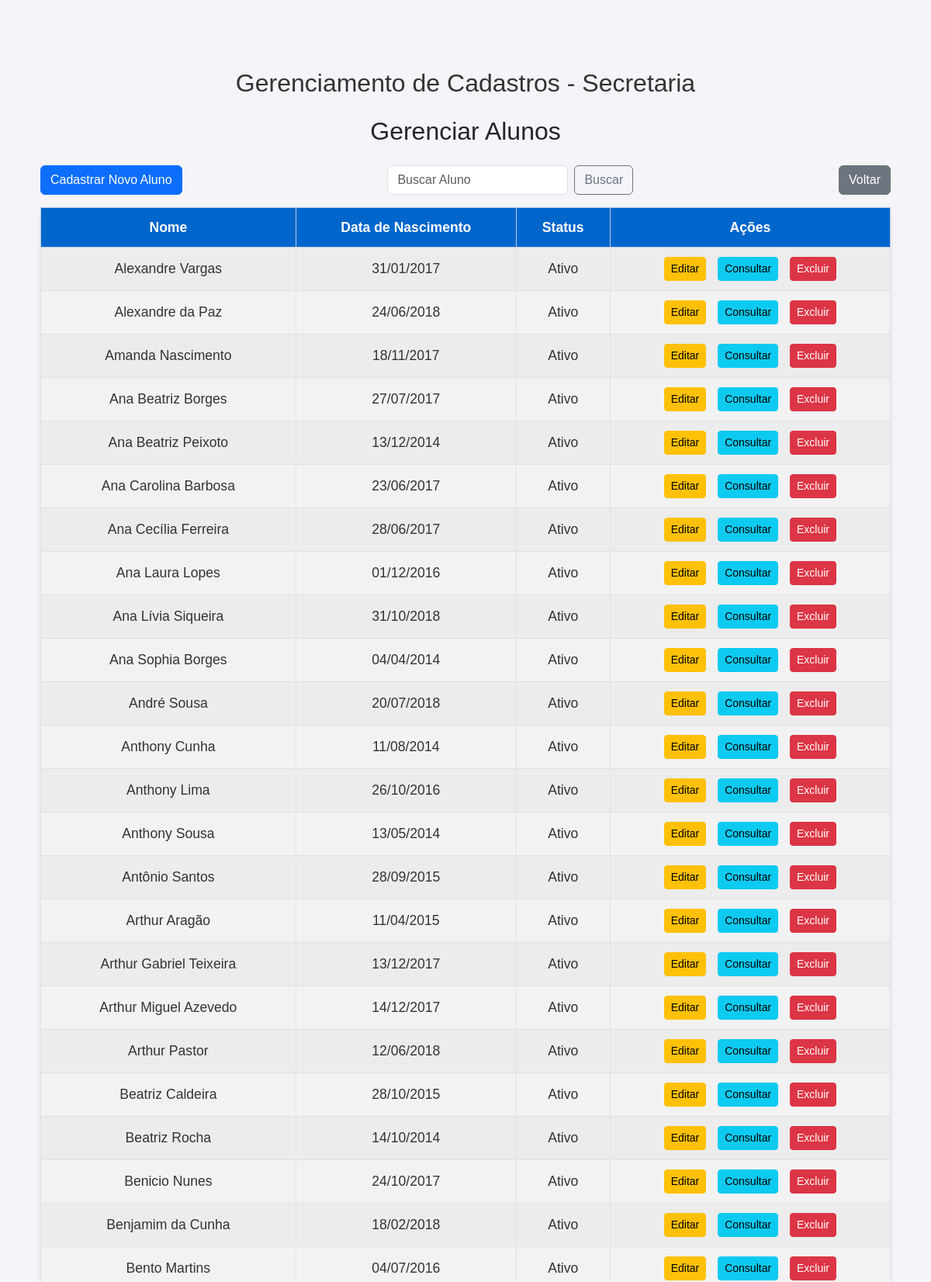
Page /alunos/ (upper part) on the committed database.
### core/models.py (models this page shows, shortened)
class Aluno(models.Model):
    nome = models.CharField(max_length=100)
    rm = models.CharField(max_length=20, unique=True)  # Registro de matrícula único
    ra_rg = models.CharField(max_length=20, blank=True, null=True)  # RA ou RG (opcional)
    data_nascimento = models.DateField()  # Data de nascimento do aluno
    status = models.CharField(
        max_length=11,
        choices=[('ativo', 'Ativo'), ('transferido', 'Transferido'), ('suplente', 'Suplente')],
        default='ativo'
    )
    email_responsavel = models.EmailField(max_length=100, blank=True, null=True)
    telefone_responsavel = models.CharField(max_length=15, blank=True, null=True)

### core/views.py (the view)
# urls.py: path('alunos/', views.gerenciar_alunos, name='gerenciar_alunos'),  # Gerenciar alunos
def gerenciar_alunos(request):
    query = request.GET.get('q', '')
    alunos = Aluno.objects.all()
    if query:
        alunos = alunos.filter(nome__icontains=query)
    alunos = alunos.order_by('nome')
    return render(request, 'core/gerenciar_alunos.html', {'alunos': alunos, 'query': query})

### core/templates/core/gerenciar_alunos.html (shortened to what this page needs)
{% load static %}
<!DOCTYPE html>
<html lang="pt-BR">
<head>
    <link href="https://cdn.jsdelivr.net/npm/bootstrap@5.3.0/dist/css/bootstrap.min.css" rel="stylesheet">
    <link rel="stylesheet" href="{% static 'css/estilos.css' %}">
</head>
<body>
    <div class="container mt-5">
        <h1 class="text-center mb-4">Gerenciamento de Cadastros - Secretaria</h1>
        <h2 class="text-center mb-4">Gerenciar Alunos</h2>
        <div class="d-flex justify-content-between mb-3">
            <a href="{% url 'cadastrar_aluno' %}" class="btn btn-primary">Cadastrar Novo Aluno</a>
            <form method="GET" action="{% url 'gerenciar_alunos' %}" class="d-flex">
                <input type="text" name="q" class="form-control" placeholder="Buscar Aluno" value="{{ request.GET.q }}">
                <button type="submit" class="btn btn-outline-secondary ms-2">Buscar</button>
            </form>
            <a href="{% url 'secretaria' %}" class="btn btn-secondary">Voltar</a>
        </div>
        <table class="table table-striped table-bordered table-custom">
            <thead class="table-primary">
                <tr>
                    <th>Nome</th>
                    <th>Data de Nascimento</th>
                    <th>Status</th>
                    <th>Ações</th>
                </tr>
            </thead>
            <tbody>
                {% for aluno in alunos %}
                <tr>
                    <td>{{ aluno.nome }}</td>
                    <td>{{ aluno.data_nascimento|date:"d/m/Y" }}</td>
                    <td>{{ aluno.get_status_display }}</td>
                    <td>
                        <a href="{% url 'editar_aluno' aluno.id %}" class="btn btn-warning btn-sm">Editar</a>
                        <a href="{% url 'consultar_aluno' aluno.id %}" class="btn btn-info btn-sm">Consultar</a>
                        <button class="btn btn-danger btn-sm" data-bs-toggle="modal" data-bs-target="#confirmDeleteModal{{ aluno.id }}">Excluir</button>
                    </td>
                </tr>
                {% endfor %}
            </tbody>
        </table>
    </div>
</body>
</html>

### static/css/estilos.css (style rules this page uses)
body { font-family: 'Arial', sans-serif; background-color: #f4f4f9; margin: 20px; padding: 20px; }
h1 { color: #333; text-align: center; margin-top: 20px; font-size: 2em; }
table { width: 80%; margin: 20px auto; border-collapse: collapse; background-color: #fff; border-radius: 8px; box-shadow: 0 2px 5px rgba(0, 0, 0, 0.1); }
th, td { padding: 12px 15px; text-align: center !important; vertical-align: middle !important; font-size: 1.1em; }
th { background-color: #0066cc; color: white; font-weight: bold; }
td { background-color: #f9f9f9; color: #333; }
tr:nth-child(even) td { background-color: #f2f2f2; }
td a { color: #ff9800; margin-right: 10px; font-weight: bold; transition: color 0.3s; }
.table-custom th, .table-custom td { padding: 12px 15px; text-align: center !important; vertical-align: middle !important; font-size: 1.1em; }
.table-custom { width: 100% !important; margin: 0 auto; }
.table-custom { box-shadow: 0 2px 5px rgba(0, 0, 0, 0.1); }
.table-custom th { background-color: #0066cc; color: white; font-weight: bold; }
.table-custom td { background-color: #f9f9f9; color: #333; }

### rows in the picture
Aluno: nome "Alexandre Vargas", data_nascimento "31/01/2017", status "Ativo"
Aluno: nome "Alexandre da Paz", data_nascimento "24/06/2018", status "Ativo"
Aluno: nome "Amanda Nascimento", data_nascimento "18/11/2017", status "Ativo"
Aluno: nome "Ana Beatriz Borges", data_nascimento "27/07/2017", status "Ativo"
Aluno: nome "Ana Beatriz Peixoto", data_nascimento "13/12/2014", status "Ativo"
Aluno: nome "Ana Carolina Barbosa", data_nascimento "23/06/2017", status "Ativo"
Aluno: nome "Ana Cecília Ferreira", data_nascimento "28/06/2017", status "Ativo"
Aluno: nome "Ana Laura Lopes", data_nascimento "01/12/2016", status "Ativo"
Aluno: nome "Ana Lívia Siqueira", data_nascimento "31/10/2018", status "Ativo"
Aluno: nome "Ana Sophia Borges", data_nascimento "04/04/2014", status "Ativo"
Aluno: nome "André Sousa", data_nascimento "20/07/2018", status "Ativo"
Aluno: nome "Anthony Cunha", data_nascimento "11/08/2014", status "Ativo"
Aluno: nome "Anthony Lima", data_nascimento "26/10/2016", status "Ativo"
Aluno: nome "Anthony Sousa", data_nascimento "13/05/2014", status "Ativo"
Aluno: nome "Antônio Santos", data_nascimento "28/09/2015", status "Ativo"
Aluno: nome "Arthur Aragão", data_nascimento "11/04/2015", status "Ativo"
Aluno: nome "Arthur Gabriel Teixeira", data_nascimento "13/12/2017", status "Ativo"
Aluno: nome "Arthur Miguel Azevedo", data_nascimento "14/12/2017", status "Ativo"
Aluno: nome "Arthur Pastor", data_nascimento "12/06/2018", status "Ativo"
Aluno: nome "Beatriz Caldeira", data_nascimento "28/10/2015", status "Ativo"
Aluno: nome "Beatriz Rocha", data_nascimento "14/10/2014", status "Ativo"
Aluno: nome "Benicio Nunes", data_nascimento "24/10/2017", status "Ativo"
Aluno: nome "Benjamim da Cunha", data_nascimento "18/02/2018", status "Ativo"
Aluno: nome "Bento Martins", data_nascimento "04/07/2016", status "Ativo"
